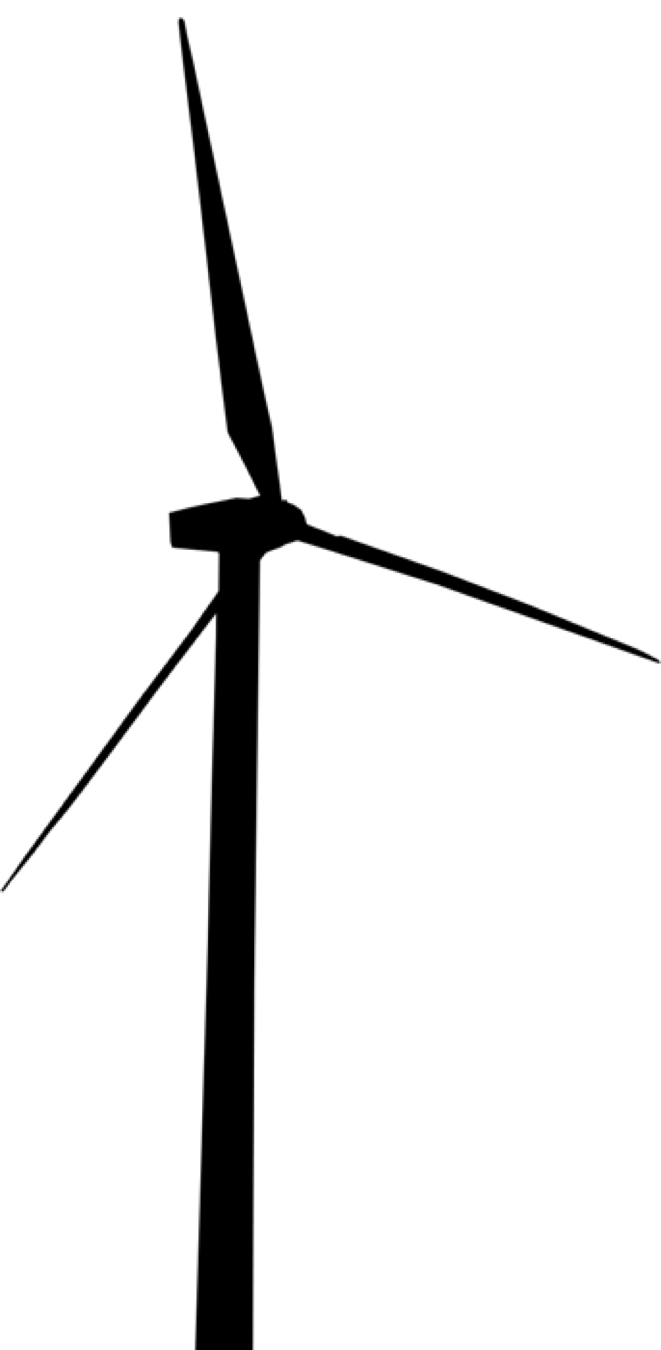
#> input picture SIFigs/SIFig8/turbine.png, 661 x 1350 px
$ python FigS8.py
#> lines starting #> are read from the running program, lines starting #| are printed output that depends on the picture
#!/usr/bin/env python2
# -*- coding: utf-8 -*-
"""
Created on Sat Jun 24 15:29:51 2017

@author: Jessica Tomaszewski
"""

import numpy as np
import matplotlib.pyplot as plt
import matplotlib.image as mpimg


Z12 = np.array([   0.        ,   12.80144691,   25.68107224,   38.60124969,
         51.5532608,   64.45528412,   77.37751007,   90.31964874,
        103.20857239,  116.11598969,  129.04255676,  141.98823547,  154.8782959 ,  167.78695679,
        180.71182251,  193.65362549,  206.53762817,  219.43803406,
        232.35481262,  245.28707886, 258.2355957 ,  271.49987793,  284.70544434,  297.25027466,
        309.80990601,  335.72543335,  362.91433716,  393.35961914, 429.29302979,  472.67434692])


fig = plt.figure(figsize=[6,6.85])
ax = fig.add_subplot(111)

plt.scatter(np.zeros(len(Z12)),Z12,c='g',marker='_',s=25000,lw=1.4)

ax.set_xticklabels(['','','','',''])
plt.ylim(0,200)
plt.xlim(-1,1)
plt.ylabel('Vertical levels in WRF WFP (m)',fontsize=20)
plt.grid()

im = mpimg.imread('turbine.png')
#> im is the input picture: shape (1350, 661, 4) float32; mean R, G, B, A 0, 0, 0, 0.0727

newax = fig.add_axes([0.35, 0.124, 0.4, 0.48], anchor='S', zorder=1, rasterized=False)
newax.imshow(im)
newax.axis('off')
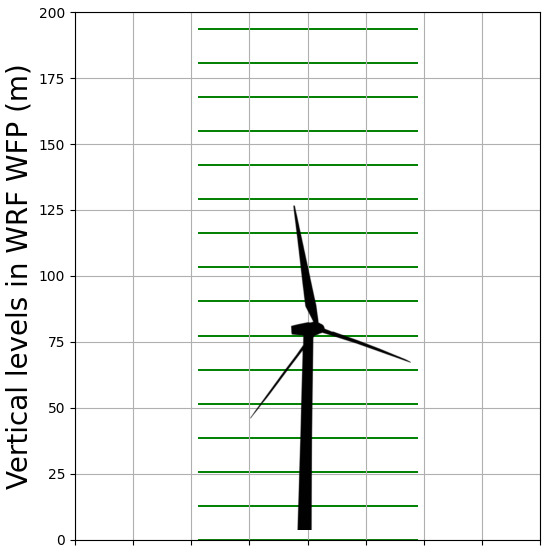
#> figure drawn by matplotlib, 2 panels
